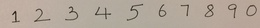
%> input picture pj1/project1_package/images/image1.JPG, 260 x 28 px, shrunk from 2739 x 294 before the run; the run also reads 1 picture not shown here
$ octave ec.m   (GNU Octave 9; MATLAB toolbox functions it lacks are replaced by stand-ins)
%> lines starting %> are read from the running program, lines starting %| are printed output that depends on the picture; in (x1, y1, x2, y2) boxes, pixels count from 0 and x2, y2 are one past the last pixel; in counts of white or black regions, pixels touching at a corner belong together; the program's own positions count from 1
### pj1/project1_package/matlab/convnet_forward.m
function [output, P] = convnet_forward(params, layers, data)
    l = length(layers);
    %batch_size = layers{1}.batch_size;
    assert(strcmp(layers{1}.type, 'DATA') == 1, 'first layer must be data layer');
    output{1}.data = data;
    output{1}.height = layers{1}.height;
    output{1}.width = layers{1}.width;
    output{1}.channel = layers{1}.channel;
    output{1}.batch_size = layers{1}.batch_size;
    output{1}.diff = 0;
    for i = 2:l-1
        switch layers{i}.type
            case 'CONV'
                output{i} = conv_layer_forward(output{i-1}, layers{i}, params{i-1});
            case 'POOLING'
                output{i} = pooling_layer_forward(output{i-1}, layers{i});
            case 'IP'
                output{i} = inner_product_forward(output{i-1}, layers{i}, params{i-1});
            case 'RELU'
                output{i} = relu_forward(output{i-1});
            case 'ELU'
                output{i} = elu_forward(output{i-1}, layers{i});
        end
    end
    if nargout > 1
        W = bsxfun(@plus, params{l-1}.w * output{l-1}.data, params{l-1}.b);
        W = [W; zeros(1, size(W, 2))];
        W=bsxfun(@minus, W, max(W));
        W=exp(W);

        % Convert to Probabilities by normalizing
        P=bsxfun(@rdivide, W, sum(W));
    end
end

### pj1/project1_package/matlab/conv_layer_forward.m
function [output] = conv_layer_forward(input, conv_layer, params)
% Conv layer forward
% input: struct with input data
% layer: convolution layer struct
% param: weights for the convolution layer

% output:

h_in = input.height;
w_in = input.width;
c = input.channel;
batch_size = input.batch_size;
k = conv_layer.k;
pad = conv_layer.pad;
stride = conv_layer.stride;
num = conv_layer.num;
% resolve output shape
h_out = (h_in + 2*pad - k) / stride + 1;
w_out = (w_in + 2*pad - k) / stride + 1;

assert(h_out == floor(h_out), 'h_out is not integer')
assert(w_out == floor(w_out), 'w_out is not integer')
input_n.height = h_in;
input_n.width = w_in;
input_n.channel = c;

%% Fill in the code
% Iterate over the each image in the batch, compute response,
% Fill in the output datastructure with data, and the shape.


output.data = zeros([h_out*w_out*num,batch_size]);
output.height = h_out;
output.width = w_out;
output.channel = num;
output.batch_size = batch_size;
ksq=k*k;
for batch=1:batch_size
    input_n.data = input.data(:,batch);
    partitions_input = im2col_conv_matlab(input_n, conv_layer, h_out, w_out);
    for laynum=1:num
        weight = params.w(:,laynum);
        for i=1:size(partitions_input)/(ksq*c)
            cell = w_out*h_out*(laynum-1)+w_out*(floor(i/w_out))+mod(i,w_out);
            %cell = w_out*h_out*(laynum-1)+h_out*(floor(i/h_out))+mod(i,h_out);
            Fx = 0;
            for j=1:c
                A = partitions_input((c*i+j-1-c)*(ksq)+1:(c*i+j-c)*(ksq));
                B = weight((j-1)*(ksq)+1:j*(ksq));
                Fx = Fx + dot(A,B);
            end
            output.data(cell,batch) = Fx + params.b(laynum);
        end
    end
end

end

### pj1/project1_package/matlab/relu_forward.m
function [output] = relu_forward(input)
output.height = input.height;
output.width = input.width;
output.channel = input.channel;
output.batch_size = input.batch_size;

% Replace the following line with your implementation.
output.data = zeros(size(input.data));

for batch=1:input.batch_size
    for i=1:size(input.data)
        output.data(i,batch) = max(0,input.data(i,batch));
    end
end
end

### pj1/project1_package/matlab/pooling_layer_forward.m
function [output] = pooling_layer_forward(input, layer)

    h_in = input.height;
    w_in = input.width;
    c = input.channel;
    batch_size = input.batch_size;
    k = layer.k;
    pad = layer.pad;
    stride = layer.stride;

    h_out = (h_in + 2*pad - k) / stride + 1;
    w_out = (w_in + 2*pad - k) / stride + 1;

    output.height = h_out;
    output.width = w_out;
    output.channel = c;
    output.batch_size = batch_size;

    % Replace the following line with your implementation.
    %output.data = zeros([h_out*w_out*c, batch_size]);
    %output.data = zeros([h_out,w_out,c, batch_size]);
    output.data = zeros([w_out,h_out,c, batch_size]);
    input_temp.data = input.data;
    ksq=k*k;
    for batch=1:batch_size
        input.data = input_temp.data(:,batch);
        partitions = im2col_conv_matlab(input, layer, h_out, w_out);
        for i=1:size(partitions)/(ksq*c)
            for j=1:c
                %output.data(w_out*h_out*(j-1)+h_out*(floor(i/h_out))+mod(i,h_out),batch) = max(partitions((c*i+j-1-c)*ksq+1:(c*i+j-c)*ksq));
                %output.data(mod(i-1,h_out)+1,floor((i-1)/h_out)+1,j,batch) = max(partitions((c*i+j-1-c)*ksq+1:(c*i+j-c)*ksq));
                output.data(mod(i-1,w_out)+1,floor((i-1)/w_out)+1,j,batch) = max(partitions((c*i+j-1-c)*ksq+1:(c*i+j-c)*ksq));
            end
        end
    end
    input.data = input_temp.data;
    output.data = reshape(output.data,h_out*w_out*c, batch_size);
end

### pj1/project1_package/matlab/inner_product_forward.m
function [output] = inner_product_forward(input, layer, param)

d = size(input.data, 1); % image size
k = size(input.data, 2); % batch size
n = size(param.w, 2); % prev layer dim (which is input img size in this case)
m = size(param.w, 1); % # of neurons

% Replace the following line with your implementation.
output.data = zeros([n, k]);
output.width = input.width;
output.height = input.height;
output.channel = input.channel;
output.batch_size = k;

for batch=1:k
    output.data(:,batch) = (param.w.')*input.data(:,batch) + param.b.';
end

end

### pj1/project1_package/matlab/get_lenet.m
function layers = get_lenet()

    layers{1}.type = 'DATA';
    layers{1}.height = 28;
    layers{1}.width = 28;
    layers{1}.channel = 1;
    layers{1}.batch_size = 100;

    layers{2}.type = 'CONV';
    layers{2}.num = 20;
    layers{2}.k = 5;
    layers{2}.stride = 1;
    layers{2}.pad = 0;
    layers{2}.group = 1;

    layers{3}.type = 'RELU';

    layers{4}.type = 'POOLING';
    layers{4}.k = 2;
    layers{4}.stride = 2;
    layers{4}.pad = 0;


    layers{5}.type = 'CONV';
    layers{5}.k = 5;
    layers{5}.stride = 1;
    layers{5}.pad = 0;
    layers{5}.group = 1;
    layers{5}.num = 50;

    layers{6}.type = 'RELU';

    layers{7}.type = 'POOLING';
    layers{7}.k = 2;
    layers{7}.stride = 2;
    layers{7}.pad = 0;

    layers{8}.type = 'IP';
    layers{8}.num = 500;
    layers{8}.init_type = 'uniform';

    layers{9}.type = 'RELU';

    layers{10}.type = 'LOSS';
    layers{10}.num = 10;

end

### pj1/project1_package/ec/ec.m
layers = get_lenet();
load lenet.mat

img1 = imread('../images/image1.jpg');
%> img1 is the input picture: size 28x260x3 uint8; mean R, G, B 178.6, 166.4, 154.1
img2 = imread('../images/image2.jpg');
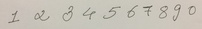
%> input picture pj1/project1_package/images/image2.JPG, 202 x 29 px, shrunk from 2123 x 303 before the run
%> img2 is the input picture: size 29x202x3 uint8; mean R, G, B 198, 193.3, 182.9
img3 = imread('../images/image3.png');
img4 = imread('../images/image4.jpg');
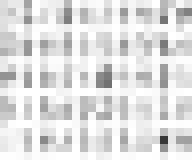
%> input picture pj1/project1_package/images/image4.jpg, 24 x 20 px, shrunk from 253 x 206 before the run (shown 8 times larger)
%> img4 is the input picture: size 20x24x3 uint8; min 55, max 255, mean 223.5

img1 = rgb2gray(img1);
%> img1: size 28x260 uint8
img1 = im2bw(img1);
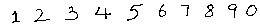
%> img1: size 28x260 logical; 95.1% white; black in thin lines or dots, all inside (x1, y1, x2, y2) = (12, 4, 257, 23)
img1 = imcomplement(img1);
img1 = rescale(img1);

img2 = rgb2gray(img2);
%> img2: size 29x202 uint8
img2 = im2bw(img2);
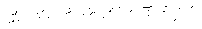
%> img2: size 29x202 logical; 99.1% white; black in thin lines or dots, all inside (x1, y1, x2, y2) = (9, 6, 193, 23)
img2 = imcomplement(img2);
img2 = rescale(img2);

img3 = rgb2gray(img3);
img3 = im2bw(img3);
img3 = imcomplement(img3);
img3 = rescale(img3);

img4 = rgb2gray(img4);
%> img4: size 20x24 uint8
img4 = im2bw(img4);
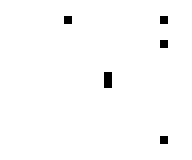
%> img4: size 20x24 logical (shown 8 times larger); 98.8% white; black in thin lines or dots, all inside (x1, y1, x2, y2) = (8, 2, 21, 18)
img4 = imcomplement(img4);
img4 = rescale(img4);

curr_img = img4; %change img here
splits = bwconncomp(curr_img);
%> splits = 5 connected components
objects = splits.NumObjects;
%> objects = 5
stats = regionprops(splits,'BoundingBox');%left top width height
%> stats = 5 regions; box (x1, y1, x2, y2): (8, 2, 9, 3), (13, 9, 14, 11), (20, 2, 21, 3), (20, 5, 21, 6), (20, 17, 21, 18)

pad_size = 6;
img_tray_temp = zeros(28*28,objects);
objects_modified = objects;
%> objects_modified = 5
for i=1:objects
    boundary = stats(i).BoundingBox;
    if boundary(3) == 1 && boundary(4) == 1
        objects_modified = objects_modified - 1;
        continue;
    end
    xMin = ceil(boundary(1));
    xMax = xMin + boundary(3) - 1;
    yMin = ceil(boundary(2));
    yMax = yMin + boundary(4) - 1;
    img = curr_img(yMin:yMax,xMin:xMax);
    img = imresize(img.',[16 16]);
    img = padarray(img,[pad_size pad_size],0,'both');
    img = reshape(img,28*28,1);
    img_tray_temp(:,i) = img;
end
%> this loop made 5 passes
%> (boundary, objects_modified) on passes 1, 3, 4, 5: ([8.5 2.5 1 1], 4), ([20.5 2.5 1 1], 3), ([20.5 5.5 1 1], 2), ([20.5 17.5 1 1], 1)
%> (boundary, xMin, xMax, yMin, yMax, img) on pass 2: ([13.5 9.5 1 2], 14, 14, 10, 11, [1; 1])
%> pass 2, `img = padarray(img,[pad_size pad_size],0,'both');`:
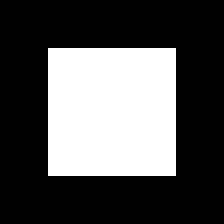
%> img: size 28x28 double (shown 8 times larger); values 0 (black) and 1 (white), 32.7% white; 1 white region, box (x1, y1, x2, y2) and area: (6, 6, 22, 22) 256
%> after the loop, img_tray_temp = 784 rows, first 8: [0 0 0 0 0; 0 0 0 0 0; 0 0 0 0 0; 0 0 0 0 0; 0 0 0 0 0; 0 0 0 0 0; 0 0 0 0 0; 0 0 0 0 0]
layers{1}.batch_size = objects_modified;
img_tray = zeros(28*28,objects_modified);
for i=1:objects_modified
    img_tray(:,i) = img_tray_temp(:,i);
    %subplot(1,objects_modified,i), imshow(reshape(img_tray(:,i),28,28)');
    subplot(5,11,i), imshow(reshape(img_tray(:,i),28,28)');
    %subplot(2,5,i), imshow(reshape(img_tray(:,i),28,28)');
end
%> this loop made 1 pass
%> after the loop, img_tray = 784 values from 0 to 0
[output, P] = convnet_forward(params, layers, img_tray);
%> in convnet_forward, `l = length(layers);`: l = 10
%> the loop in convnet_forward, `for i = 2:l-1` made 8 passes
%> num in conv_layer_forward on passes 1, 4: 20, 50
%> after the loop in convnet_forward, `for i = 2:l-1`: output = 9 items
%> in convnet_forward, `W = bsxfun(@plus, params{l-1}.w * output{l-1}.data, params{l-1}.b);`: W = [-0.346; 0.231; 0.026; -0.0439; -0.312; 0.517; -0.136; 0.243; -0.305]
%> in convnet_forward, `W=bsxfun(@minus, W, max(W));`: W = [-0.863; -0.287; -0.491; -0.561; -0.83; 0; -0.654; -0.274; -0.823; -0.517]
%> in convnet_forward, `W=exp(W);`: W = [0.422; 0.751; 0.612; 0.57; 0.436; 1; 0.52; 0.76; 0.439; 0.596]
%> in convnet_forward, `P=bsxfun(@rdivide, W, sum(W));`: P = [0.0691; 0.123; 0.1; 0.0934; 0.0714; 0.164; 0.0852; 0.124; 0.0719; 0.0976]
%> output = 9 items
[mx, index] = max(P);
%> mx = 0.164; index = 6

disp(index-1);
%| 5
